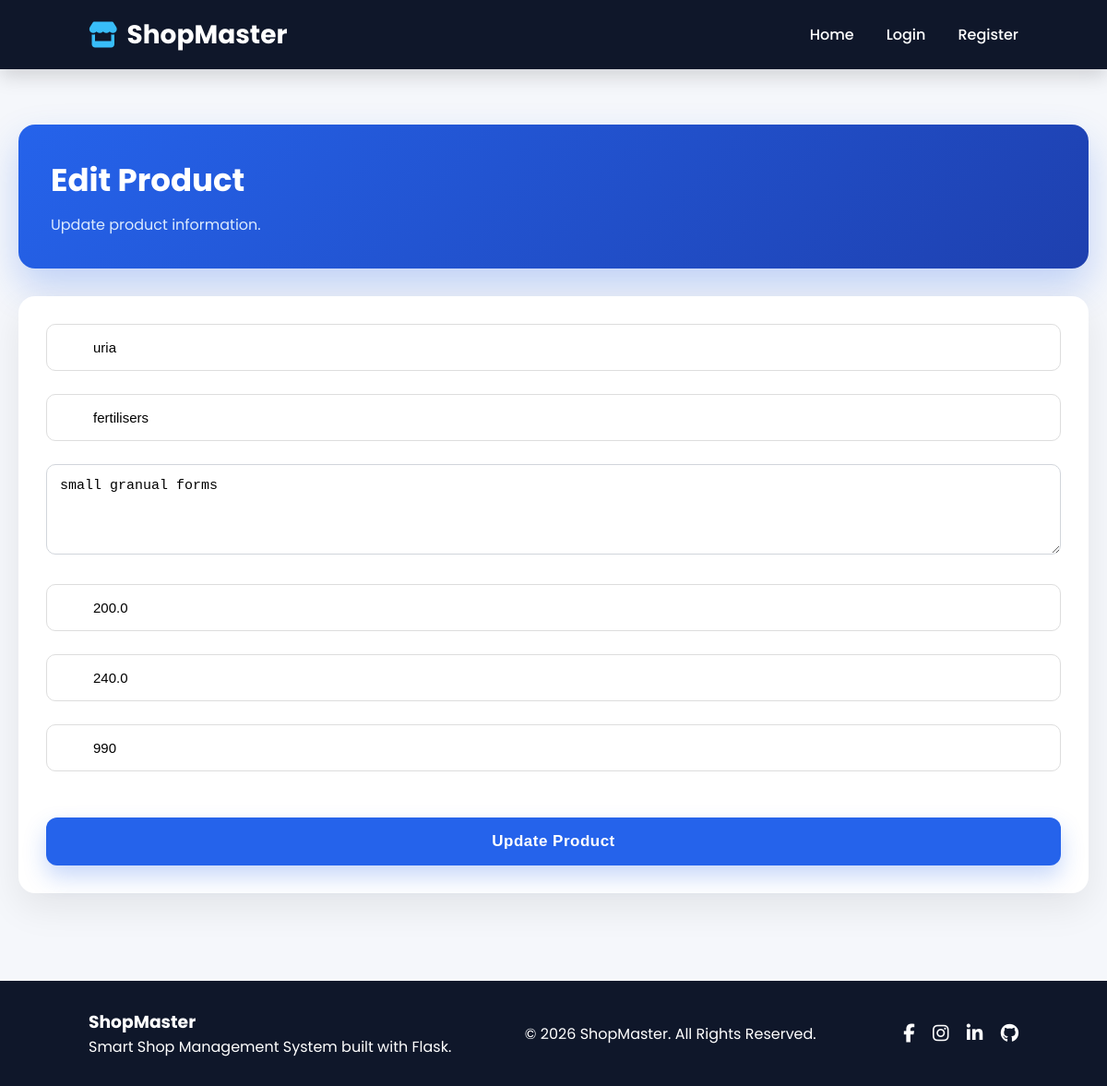
Page /products/edit/2 (signed in) on the committed database.
### models.py (models this page shows, shortened)
class Product(db.Model):
    __tablename__ = "products"
    id = db.Column(db.Integer, primary_key=True)
    user_id = db.Column(
        db.Integer,
        db.ForeignKey("users.id"),
        nullable=False
    )
    name = db.Column(db.String(150), nullable=False)
    category = db.Column(db.String(100), nullable=False)
    description = db.Column(db.Text)
    purchase_price = db.Column(db.Float, nullable=False)
    selling_price = db.Column(db.Float, nullable=False)
    quantity = db.Column(db.Integer, default=0)
    image = db.Column(
        db.String(200),
        default="default_product.png"
    )
    created_at = db.Column(
        db.DateTime,
        server_default=db.func.now()
    )

### routes/products.py (the view, shortened to what this page needs)
@products.route("/products/edit/<int:id>", methods=["GET", "POST"])
@login_required
def edit_product(id):
    product = Product.query.get_or_404(id)
    if product.user_id != current_user.id:
        flash("Unauthorized access.", "danger")
        return redirect(url_for("products.product_list"))
    return render_template(
        "edit_product.html",
        product=product
    )

### models.py (called while the page is built)
@login_manager.user_loader
def load_user(user_id):
    return db.session.get(User, int(user_id))

### templates/edit_product.html
{% include 'header.html' %}
<div class="dashboard-container">
    <div class="dashboard-header">
        <h1>Edit Product</h1>
        <p>Update product information.</p>
    </div>
    <div class="profile-card">
        <form method="POST">
            <div class="input-group">
                <input
                    type="text"
                    name="name"
                    value="{{ product.name }}"
                    required>
            </div>
            <div class="input-group">
                <input
                    type="text"
                    name="category"
                    value="{{ product.category }}"
                    required>
            </div>
            <div class="input-group">
                <textarea
                    name="description"
                    rows="4">{{ product.description }}</textarea>
            </div>
            <div class="input-group">
                <input
                    type="number"
                    step="0.01"
                    name="purchase_price"
                    value="{{ product.purchase_price }}"
                    required>
            </div>
            <div class="input-group">
                <input
                    type="number"
                    step="0.01"
                    name="selling_price"
                    value="{{ product.selling_price }}"
                    required>
            </div>
            <div class="input-group">
                <input
                    type="number"
                    name="quantity"
                    value="{{ product.quantity }}"
                    required>
            </div>
            <br>
            <button
                class="login-btn"
                type="submit">
                Update Product
            </button>
        </form>
    </div>
</div>
{% include 'footer.html' %}

### static/css/style.css (style rules this page uses)
* { margin:0; padding:0; box-sizing:border-box; }
html { scroll-behavior:smooth; }
body { font-family:'Poppins',sans-serif; background:#f5f7fb; color:#333; }
.input-group { position:relative; margin-bottom:25px; }
.input-group input { width:100%; padding:16px 18px 16px 50px; border:1px solid #ddd; border-radius:10px; font-size:15px; outline:none; transition:.3s; }
.login-btn { width:100%; padding:16px; border:none; border-radius:10px; background:#2563eb; color:white; font-size:17px; cursor:pointer; transition:.3s; }
.dashboard-container { max-width:1200px; margin:40px auto; padding:20px; }
.dashboard-header { background:#ffffff; padding:25px; border-radius:15px; box-shadow:0 10px 25px rgba(0,0,0,.08); margin-bottom:30px; }
.dashboard-header h1 { font-size:32px; color:#222; margin-bottom:10px; }
.dashboard-header p { color:#666; font-size:16px; }
.profile-card { background:#fff; border-radius:15px; padding:30px; box-shadow:0 10px 25px rgba(0,0,0,.08); margin-bottom:35px; }
* { transition:0.25s ease; }
.dashboard-header { background:linear-gradient(135deg,#2563eb,#1e40af); color:white; border-radius:18px; padding:35px; box-shadow:0 20px 40px rgba(37,99,235,.25); }
.dashboard-header h1 { color:white; font-size:34px; font-weight:700; }
.dashboard-header p { color:#dbeafe; }
.profile-card { border-radius:18px; box-shadow:0 15px 40px rgba(0,0,0,.08); border:none; }
.login-btn { border-radius:12px; font-weight:600; letter-spacing:.5px; box-shadow:0 12px 25px rgba(37,99,235,.25); }
input, textarea, select { width:100%; padding:14px; border-radius:10px; border:1px solid #d1d5db; outline:none; font-size:15px; background:white; }
.dashboard-container { animation:fadeIn .5s ease; }

### rows in the picture
Product: name "uria", category "fertilisers", description "small granual forms", purchase_price "200.0", selling_price "240.0", quantity "990"
